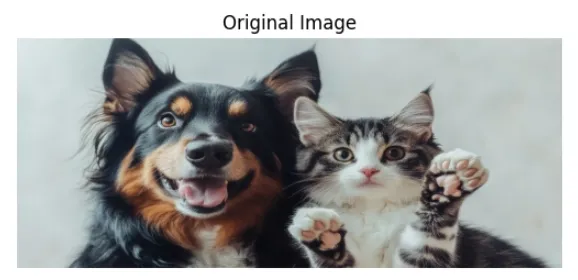
#> input picture point6/blur1.webp, 578 x 280 px
$ jupyter execute histogram.ipynb
#> lines starting #> are read from the running program, lines starting #| are printed output that depends on the picture
[cell 1]
import cv2
import matplotlib.pyplot as plt

# Read image
img = cv2.imread("blur1.webp")
#> img is the input picture: shape (280, 578, 3); mean B, G, R 163.9, 165, 163.4

# Check if image loaded
if img is None:
    print("Error: Image not found. Check file name or path.")
else:

    # Convert BGR to RGB for matplotlib
    img_rgb = cv2.cvtColor(img, cv2.COLOR_BGR2RGB)

    # Show original image
    plt.imshow(img_rgb)
    plt.title("Original Image")
    plt.axis("off")
    plt.show()

    # Convert to grayscale
    gray = cv2.cvtColor(img, cv2.COLOR_BGR2GRAY)
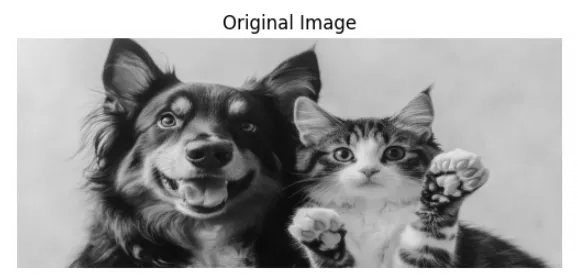
#> gray: shape (280, 578); min 0, max 255, mean 164.4

    # Show grayscale image
    plt.subplot(121)
    plt.imshow(gray, cmap="gray")
    plt.title("Grayscale")
    plt.axis("off")

    # Histogram of grayscale
    plt.subplot(122)
    plt.hist(gray.ravel(), 256, [0,256])
    plt.title("Gray Histogram")

    plt.show()
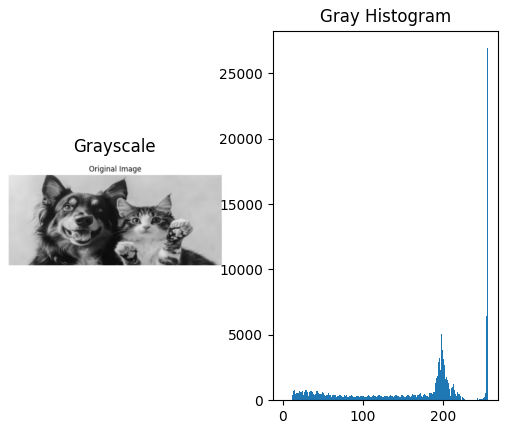
#> figure drawn by matplotlib, 2 panels; panel 2: tallest bar 26930 high, from x = 255 to 256

    # RGB Histogram
    colors = ("b","g","r")
    for i,col in enumerate(colors):
        hist = cv2.calcHist([img],[i],None,[256],[0,256])
        plt.plot(hist,color=col)
        plt.xlim([0,256])

    plt.title("RGB Histogram")
    plt.xlabel("Pixel Intensity")
    plt.ylabel("Frequency")
    plt.show()
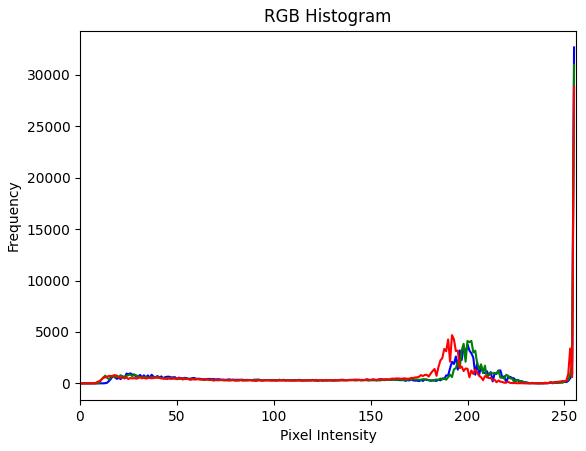
#> figure drawn by matplotlib, 1 panel; curve peaks at x = 255, y = 32659; curve peaks at x = 255, y = 30968; curve peaks at x = 255, y = 28811
